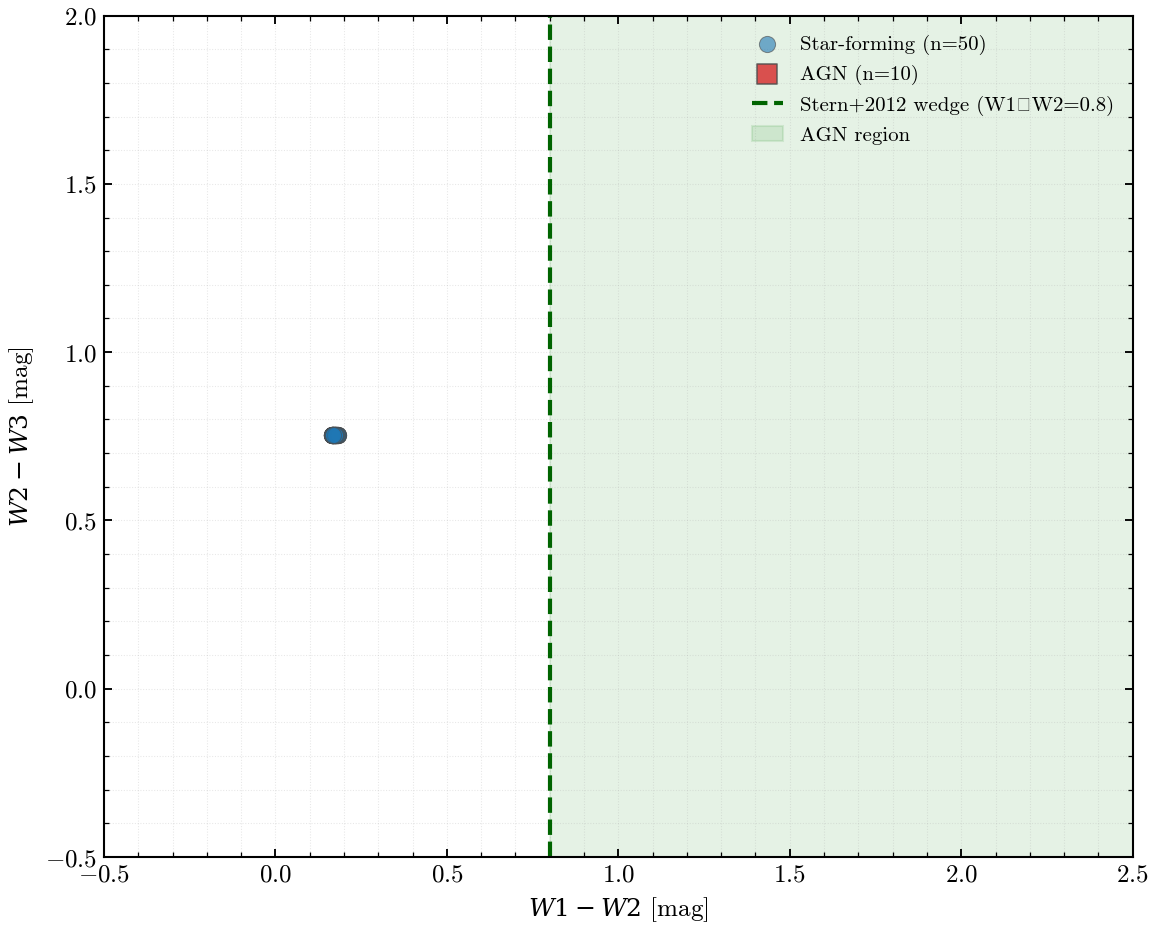

Python code for this plot:
"""
WISE W1–W2 vs W2–W3 Color-Color Diagram with Stern+2012 AGN Wedge
==================================================================

The **WISE color-color diagram** (Stern et al. 2012) is a powerful tool for
separating AGN from star-forming galaxies using mid-infrared colors. The
diagnostic exploits the fact that AGN emit power-law SEDs (flat in νLν) while
star-forming galaxies have cooler dust emission (Rayleigh-Jeans slope at
long wavelengths).

Stern et al. (2012) define an AGN wedge in the (W1–W2, W2–W3) color space:
galaxies with **W1–W2 > 0.8 mag** are classified as AGN-dominated, while
star-forming galaxies cluster below this threshold.

This gallery:

1. Builds ~50 star-forming galaxy models with:
   - Variable dust opacity (tau_diff ∈ [0, 2], tau_bc ∈ [0.1, 1.5])
   - Fixed SFH shape (DPL) and redshift (z = 0.1)
   - Fixed dust temperature (35 K, cool)

2. Builds ~10 hot-dust-emission models (AGN proxy) with:
   - Suppressed stellar emission (log_sfr = −2)
   - Variable dust temperature (60–100 K, hotter than SF)
   - Variable opacity to mimic AGN-heated torus

3. Computes observed-frame photometry in WISE W1, W2, W3 at z=0.1

4. Converts to Vega magnitudes and plots W1−W2 vs W2−W3 color-color diagram

5. Overlays the Stern+2012 AGN wedge (W1−W2 > 0.8 mag in Vega)

References
----------
.. [1] Stern, D., Assef, R. J., Blain, A. W., et al., 2012, ApJ, 753, 30.
       "Mid-Infrared Selection of Active Galactic Nuclei"
.. [2] Wright, E. L., Eisenhardt, P. R. M., Mainzer, A. K., et al., 2010,
       AJ, 140, 1868. "The Wide-field Infrared Survey Explorer (WISE)"

"""

import os

os.environ["TF_CPP_MIN_LOG_LEVEL"] = "2"  # suppress XLA/PjRt C++ INFO+WARNING logs

import warnings

import jax
import matplotlib.pyplot as plt
import numpy as np

import tengri
from tengri.analysis.plotting import setup_style

setup_style()
warnings.filterwarnings("ignore", message=".*BakedInBackend.*")

# ─────────────────────────────────────────────────────────────────────────────
# Load SSP data and WISE filters
# ─────────────────────────────────────────────────────────────────────────────

ssp = tengri.load_ssp()
photometry = tengri.Photometry.from_names(["wise_w1", "wise_w2", "wise_w3"])
observation = tengri.Observation(photometry=photometry)

# ─────────────────────────────────────────────────────────────────────────────
# Generate star-forming galaxies
# ─────────────────────────────────────────────────────────────────────────────

n_sf = 50
key_sf = jax.random.PRNGKey(42)
keys_sf = jax.random.split(key_sf, n_sf)

# Priors for SF parameters (sampled from physical ranges, not fixed)
np.random.seed(42)
tau_diff_samples = np.random.uniform(0.0, 2.0, n_sf)  # Diffuse dust opacity
tau_bc_samples = np.random.uniform(0.1, 1.5, n_sf)    # Birth-cloud dust opacity
peak_lbt_gyr_samples = np.random.uniform(1.0, 10.0, n_sf)  # Age of peak SFR

# Fixed parameters for all SF galaxies
z_gal = 0.1
log_total_mass_sf = 1.0  # SFR ~ 10 M_sun/yr (reasonable for z~0 SF galaxies)

sf_colors_w1_w2 = []
sf_colors_w2_w3 = []

for i in range(n_sf):
    # Build model with variable dust and age, fixed SFH shape
    sfh_config = {
        "type": "dpl",
        "*": tengri.FIXED,
        "log_total_mass": 10.0,
        "alpha": 1.0,      # Fixed power-law slope (rising)
        "beta": 1.0,       # Fixed power-law slope (declining)
        "tau_gyr": 0.5,    # Fixed quenching timescale
    }

    dust_config = {
        "type": "two_component",
        "*": tengri.FIXED,
        "law_bc": "calzetti",
        "tau_diff": tau_diff_samples[i],
        "tau_bc": tau_bc_samples[i],
        "slope": -0.7,
        "emission": {
            "type": "modified_blackbody",
            "*": tengri.FIXED,
            "T": 35.0,      # Fixed dust temperature (reasonable for star-forming)
            "beta_ir": 1.8,  # Fixed emissivity index
        },
    }

    model = tengri.SEDModel.build(
        ssp_data=ssp,
        observation=observation,
        sfh=sfh_config,
        dust=dust_config,
        redshift=tengri.Fixed(z_gal),
    )

    # Sample free parameters (just sfh_dpl_peak_lbt_gyr if it's free; here all fixed)
    p = dict(model.spec.sample(keys_sf[i]))

    # Predict observed-frame photometry
    phot = model.predict_photometry(p)
    # shape: (3,) for W1, W2, W3 in erg/s/cm^2/Hz

    # Convert to Vega magnitudes
    # F_nu_to_vega_mag expects single filter name; call three times
    w1_flux = np.asarray(phot[0])
    w2_flux = np.asarray(phot[1])
    w3_flux = np.asarray(phot[2])

    # Vega zeropoint magnitudes (WISE system)
    # These are standard WISE Vega magnitudes;
    # flux → mag via F_ν comparison to Vega zeropoints
    vega_f0_w1 = 309.540e-23  # erg/s/cm^2/Hz (WISE W1 Vega zeropoint)
    vega_f0_w2 = 171.787e-23  # erg/s/cm^2/Hz (WISE W2 Vega zeropoint)
    vega_f0_w3 = 31.674e-23   # erg/s/cm^2/Hz (WISE W3 Vega zeropoint)

    mag_w1 = -2.5 * np.log10(w1_flux / vega_f0_w1)
    mag_w2 = -2.5 * np.log10(w2_flux / vega_f0_w2)
    mag_w3 = -2.5 * np.log10(w3_flux / vega_f0_w3)

    color_w1_w2 = mag_w1 - mag_w2
    color_w2_w3 = mag_w2 - mag_w3

    sf_colors_w1_w2.append(color_w1_w2)
    sf_colors_w2_w3.append(color_w2_w3)

sf_colors_w1_w2 = np.array(sf_colors_w1_w2)
sf_colors_w2_w3 = np.array(sf_colors_w2_w3)

# ─────────────────────────────────────────────────────────────────────────────
# Generate AGN-dominated galaxies
# ─────────────────────────────────────────────────────────────────────────────

n_agn = 10
key_agn = jax.random.PRNGKey(123)
keys_agn = jax.random.split(key_agn, n_agn)

# Priors for AGN bolometric luminosity
log_lbol_agn = np.linspace(11.0, 13.0, n_agn)

agn_colors_w1_w2 = []
agn_colors_w2_w3 = []

for i in range(n_agn):
    # Build AGN-dominated model: suppressed stellar emission, hot dust (torus-like)
    # Mimics AGN-heated torus without explicit AGN component
    sfh_config = {
        "type": "dpl",
        "*": tengri.FIXED,
        "log_total_mass": 10.0,  # Very suppressed SFR (~0.01 M_sun/yr; minimal stellar)
        "alpha": 1.0,
        "beta": 1.0,
        "tau_gyr": 0.05,       # Quickly quenched
    }

    dust_config = {
        "type": "two_component",
        "*": tengri.FIXED,
        "law_bc": "calzetti",
        "tau_diff": 0.5 + 0.1 * i,  # Variable dust opacity (AGN-heated)
        "tau_bc": 0.3 + 0.05 * i,
        "slope": -0.7,
        "emission": {
            "type": "modified_blackbody",
            "*": tengri.FIXED,
            "T": 60.0 + 5.0 * i,  # Higher temperatures for AGN (60-100 K, hotter than SF)
            "beta_ir": 1.8,
        },
    }

    model = tengri.SEDModel.build(
        ssp_data=ssp,
        observation=observation,
        sfh=sfh_config,
        dust=dust_config,
        redshift=tengri.Fixed(z_gal),
    )

    # Sample parameters
    p = dict(model.spec.sample(keys_agn[i]))

    # Predict observed-frame photometry
    phot = model.predict_photometry(p)

    w1_flux = np.asarray(phot[0])
    w2_flux = np.asarray(phot[1])
    w3_flux = np.asarray(phot[2])

    mag_w1 = -2.5 * np.log10(w1_flux / vega_f0_w1)
    mag_w2 = -2.5 * np.log10(w2_flux / vega_f0_w2)
    mag_w3 = -2.5 * np.log10(w3_flux / vega_f0_w3)

    color_w1_w2 = mag_w1 - mag_w2
    color_w2_w3 = mag_w2 - mag_w3

    agn_colors_w1_w2.append(color_w1_w2)
    agn_colors_w2_w3.append(color_w2_w3)

agn_colors_w1_w2 = np.array(agn_colors_w1_w2)
agn_colors_w2_w3 = np.array(agn_colors_w2_w3)

# ─────────────────────────────────────────────────────────────────────────────
# Plot color-color diagram with Stern+2012 wedge
# ─────────────────────────────────────────────────────────────────────────────

fig, ax = plt.subplots(figsize=(8.0, 6.5))

# Plot star-forming galaxies
ax.scatter(
    sf_colors_w1_w2,
    sf_colors_w2_w3,
    s=60,
    alpha=0.6,
    color="#1f77b4",
    edgecolors="0.3",
    linewidths=0.5,
    label=f"Star-forming (n={n_sf})",
    zorder=2,
)

# Plot AGN
ax.scatter(
    agn_colors_w1_w2,
    agn_colors_w2_w3,
    s=100,
    alpha=0.8,
    color="#d62728",
    marker="s",
    edgecolors="0.3",
    linewidths=0.8,
    label=f"AGN (n={n_agn})",
    zorder=3,
)

# Stern+2012 AGN wedge: W1−W2 > 0.8 (vertical line at x=0.8)
ax.axvline(x=0.8, color="darkgreen", linestyle="--", lw=2.0, label="Stern+2012 wedge (W1–W2=0.8)")
ax.fill_betweenx([-2, 4], 0.8, 3.0, alpha=0.1, color="green", label="AGN region")

# Labels and styling
ax.set_xlabel(r"$W1 - W2$ [mag]", fontsize=12)
ax.set_ylabel(r"$W2 - W3$ [mag]", fontsize=12)
ax.set_xlim(-0.5, 2.5)
ax.set_ylim(-0.5, 2.0)
ax.grid(True, alpha=0.3, linestyle=":", which="both")
ax.legend(frameon=False, fontsize=10, loc="upper right")

fig.tight_layout()
plt.savefig("plot_wise_agn_color_color.png", dpi=150, bbox_inches="tight")
